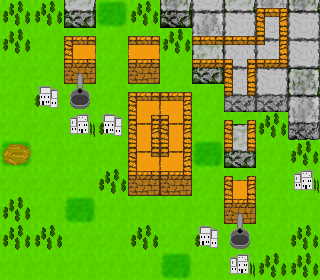

Tiled map render using the project's own tile images. Description and the map definition, with tile-layer contents summarised, below:
An orthogonal 10x10 tile map with 32x28 px tiles, 3 tile layers (floor, movable, walls), 2 tilesets and 3 objects (2x sink, source).

<map version="1.0" orientation="orthogonal" renderorder="right-down" width="10" height="10" tilewidth="32" tileheight="28">
 <tileset firstgid="1" source="walls.tsx" />
 <tileset firstgid="16" source="tiles.tsx" />
 <layer name="floor" width="10" height="10">
  <data>[100 cells, 100 non-empty, 12 distinct tile ids]</data>
 </layer>
 <layer name="movable" width="10" height="10">
  <data>[100 cells, 7 non-empty, 1 distinct tile ids]</data>
 </layer>
 <layer name="walls" width="10" height="10">
  <data>[100 cells, 15 non-empty, 10 distinct tile ids]</data>
 </layer>
 <objectgroup name="sources">
  <object type="source" gid="21" x="256" y="56" />
 </objectgroup>
 <objectgroup name="sinks">
  <object type="sink" gid="21" x="224" y="224">
   <properties>
    <property name="limit" value="10" />
   </properties>
  </object>
  <object type="sink" gid="21" x="64" y="84">
   <properties>
    <property name="limit" value="10" />
   </properties>
  </object>
 </objectgroup>
</map>